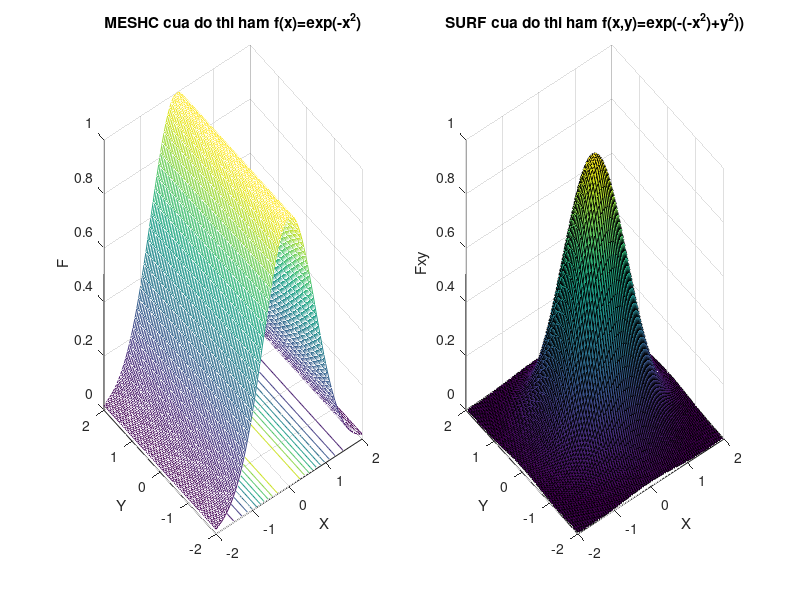

Source code (MATLAB):
clc
clear all
close all

x=-2:0.05:2;
y=-2:0.05:2;
[X,Y]=meshgrid(x,y);
fx=exp(-X.^2);
fxy=exp(-(X.^2+Y.^2));
subplot(1,2,1)
meshc(X,Y,fx)
xlabel('X')
ylabel('Y')
zlabel('F')
title('MESHC cua do thi ham f(x)=exp(-x^2)')
%legend('f(x)=exp(-x^2)')

subplot(1,2,2)
surf(X,Y,fxy)
xlabel('X')
ylabel('Y')
zlabel('Fxy')
title('SURF cua do thi ham f(x,y)=exp(-(-x^2)+y^2))')
%legend('f(x,y)=exp(-(-x^2)+y^2))')